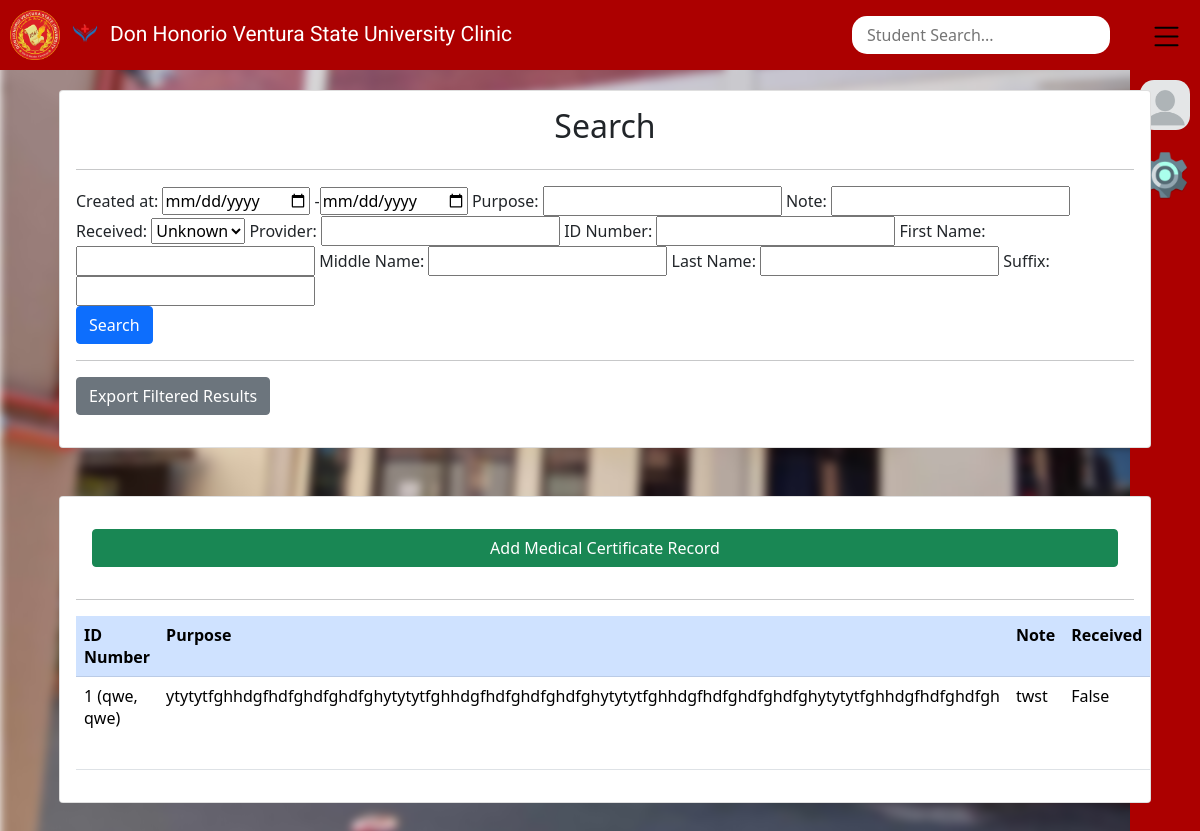
Page /cms/medcertdata/ (signed in) on the earlier database version.
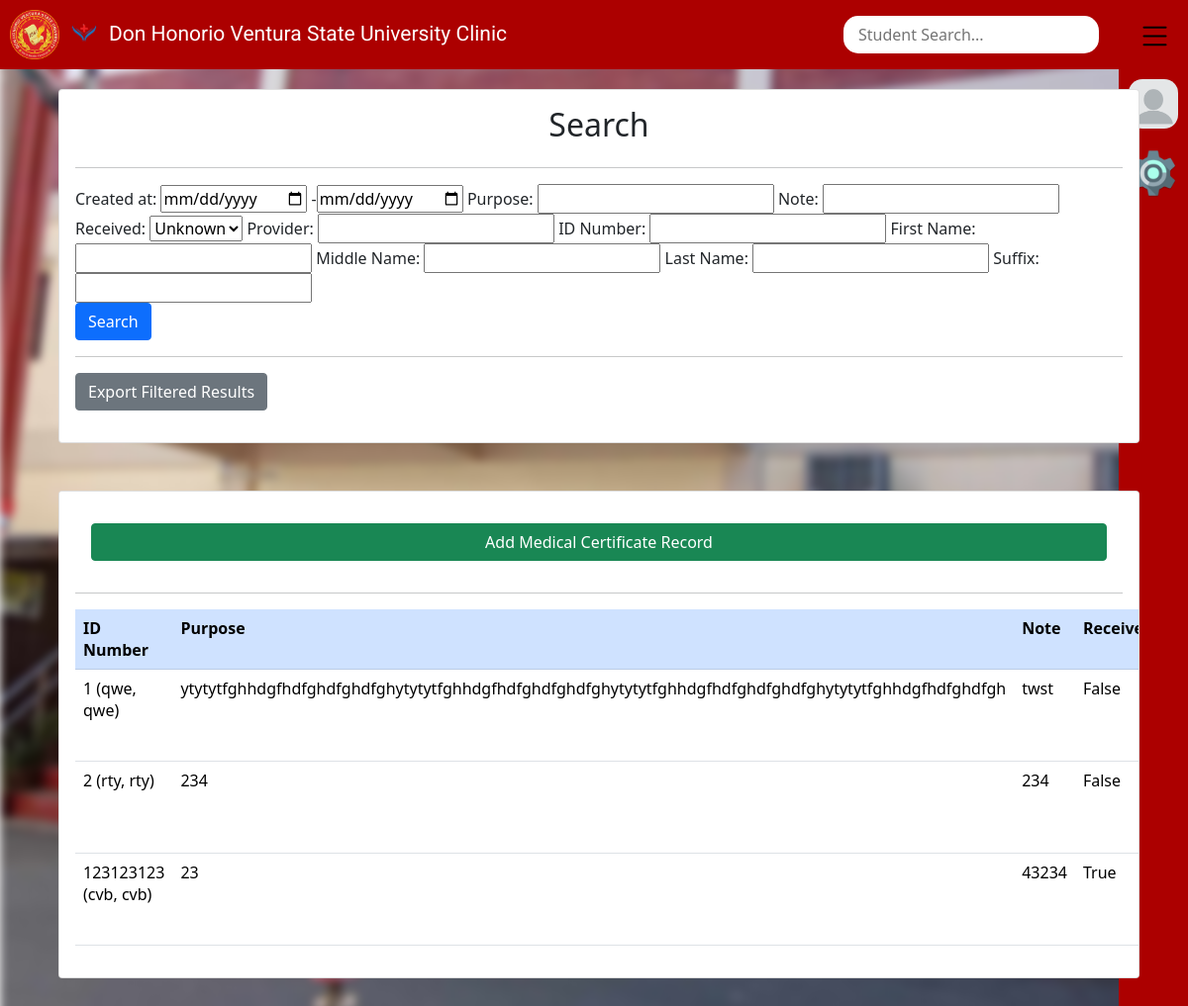
Same page on the later database version.
### cms/models.py (models this page shows, shortened)
class Medicalcertificate_logbook(models.Model):
    created_at = models.DateField(default=timezone.now)
    unique_number = models.ForeignKey('Patient', on_delete=models.RESTRICT)
    purpose = models.CharField(max_length=100)
    note = models.CharField(max_length=1000, null=True, blank=True)
    received = models.BooleanField()
    provider = models.CharField(max_length=100, blank=True)

class patient(models.Model):
    created_at = models.DateField(default=timezone.now)
    unique_number = models.CharField(unique=True, max_length=10)
    first_name = models.CharField(max_length=100)
    middle_name = models.CharField(max_length=100, blank=True)
    last_name = models.CharField(max_length=100)
    suffix = models.CharField(max_length=2, blank=True, null=True)
    SEX_CHOICES = [
        ("Male", "Male"),
        ("Female", "Female"),
    ]
    sex = models.CharField(max_length=6, choices=SEX_CHOICES)
    age = models.PositiveIntegerField(default=0)
    address = models.CharField(max_length=100)
    course = models.CharField(max_length=100, blank=True, null=True)
    year = models.PositiveIntegerField(blank=True, null=True)
    section = models.CharField(max_length=100, blank=True, null=True)
    contact_number = models.PositiveIntegerField(default=0)
    emergency_number = models.PositiveIntegerField(default=0)
    personal_email = models.CharField(max_length=100)
    def __str__(self):
        return f'{self.unique_number} ({self.last_name}, {self.first_name})'

### cms/views.py (the view)
# urls.py: path('medcertdata/', views.medcertdata_view, name="Medcert Data"),
@login_required(login_url="Login")
def medcertdata_view(request):
    myFilter = MedcertFilter(request.GET, queryset=Medicalcertificate_logbook.objects.all())
    records = myFilter.qs
    context = {'records':records, 'myFilter':myFilter}
    return render(request, 'cms/medcert-data.html', context)

### cms/templates/cms/medcert-data.html (shortened to what this page needs)
{% extends "cms/base.html" %}
{% block content %}
<div class="container">
    <div class="row">
        <div class="col">
            <div class="card card-body">
                <h2 class="card-title text-center">Search</h2>
                <hr>
                <div class="form-group">
                    <form method="GET">
                        {{myFilter.form}}
                        <br>
                        <input class="btn btn-primary btn-block" type="submit" value="Search">
                    </form>
                    <hr>
                    <form method="get" action="{% url 'Medcert Export' %}">
                        <button type="submit" class="btn btn-secondary">Export Filtered Results</button>
                    </form>
                </div>
            </div>
        </div>
    </div>
    <div class="row my-5">
        <div class="col-md">
            <div class="card card-body overflow-scroll">
                <a class="btn btn-success m-3 btn-block" href= {% url "Medcert Add" %}>
                    Add Medical Certificate Record
                <hr>
                <table class="table">
                    <tr class="table-primary">
                        <th>ID Number</th>
                        <th>Purpose</th>
                        <th>Note</th>
                        <th>Received</th>
                    </tr>
                    {% for Medicalcertificate_logbook in records %}
                    <tr>
                        <td>{{Medicalcertificate_logbook.unique_number}}</td>
                        <td>{{Medicalcertificate_logbook.purpose}} {{patient.middle_name}} {{patient.last_name}} {{patient.suffix}}</th>
                        <td>{{Medicalcertificate_logbook.note}}</td>
                        <td>{{Medicalcertificate_logbook.received}}</td>
                    </tr>
                    {% endfor %}
                </table>
            </div>
        </div>
    </div>
{% endblock content %}

### cms/templates/cms/base.html (shortened to what this page needs)
{% load bootstrap5 %}
{% bootstrap_css %}
{% load static %}
<!DOCTYPE html>
<html lang="en">
    <head>
        <link href="https://cdn.jsdelivr.net/npm/bootstrap@5.0.2/dist/css/bootstrap.min.css" rel="stylesheet">
        <link rel="stylesheet" href="{% static 'cms/dashboard/Main-Menu.css' %}">
    </head>
    <body>
        <div class="header fixed-top">
            <div class="left-section">
                <a href="{% url 'Dashboard' %}">
                <div class="dhvsu">
                    <img class="dhvsu-logo-header" src="{% static 'cms/dashboard/Don_Honorio_Ventura_State_University_logo.png' %}" alt="">
                </div>
                </a>
                <div class="clinic">
                    <img class="hospital-logo" src="{% static 'cms/dashboard/hospital-logo.png' %}" alt="">
                </div>
                <div class="title">
                    Don Honorio Ventura State University Clinic
                </div>
            </div>
            <div class="right-section">
                <div class="search-section">
                    <input class="search-student" type="text" placeholder="Student Search...">
                </div>
                <div class="sleeping-line">
                    <a href="{% url "Dashboard" %}">
                        <img class="list-part" src="{% static 'cms/dashboard/list.svg' %}" alt="">
                    </a>
                </div>
            </div>
        </div>
        <div class="sidebar">
            <div class="dp-part">
                <a href="">
                    <img class="display-picture" src="{% static 'cms/dashboard/blank-profile-picture.webp' %}" alt="">
                </a>
            </div>
            <div class="settings-part">
                <a href="{% url 'admin:index' %}">
                    <img class="settings-picture" src="{% static 'cms/dashboard/Settings-icon.png' %}" alt="">
                </a>
            </div>
        </div>
        {% block content %}
        {% endblock %}
    </body>

### cms/static/cms/dashboard/Main-Menu.css (style rules this page uses)
body { margin-top: 90px; margin-left: 10px; }
.header { background-color: rgb(172, 0, 0); color: white; position: fixed; top: 0; right: 0; left: 0; height: 70px; display: flex; flex-direction: row; align-items: center; justify-content: space-between; }
.left-section { display: flex; flex-direction: row; align-items: center; }
.dhvsu { margin-left: 10px; width: 50px; }
.dhvsu-logo-header { width: 50px; height: 50px; }
.hospital-logo { width: 50px; }
.title { font-family: Roboto, Arial; font-size: 21px; }
.right-section { display: flex; flex-direction: row; align-items: center; justify-content: space-between; }
.search-student { width: 100%; max-width: 400px; box-sizing: border-box; margin-left: 10px; padding-left: 15px; padding-top: 7px; padding-bottom: 7px; border: none; border-radius: 15px; }
.sleeping-line { padding-left: 19px; padding-right: 16px; padding-top: 17px; padding-bottom: 15px; margin-left: 30px; cursor: pointer; }
.list-part { width: 35px; }
.sidebar { background-color: rgb(172, 0, 0); position: fixed; top: 70px; right: 0; bottom: 0; width: 70px; display: flex; flex-direction: column; align-items: center; }
.dp-part { padding-top: 10px; padding-bottom: 10px; padding-right: 10px; padding-left: 10px; cursor: pointer; }
.display-picture { width: 50px; border-radius: 14px; }
.settings-part { padding-bottom: 10px; padding-right: 10px; padding-left: 10px; cursor: pointer; }
.settings-picture { width: 50px; border-radius: 14px; margin-top: 10px; }

Differences in the rows shown:
added Medicalcertificate_logbook: unique_number "2 (rty, rty)", purpose "234", note "234", received "False"
added Medicalcertificate_logbook: unique_number "123123123 (cvb, cvb)", purpose "23", note "43234", received "True"
